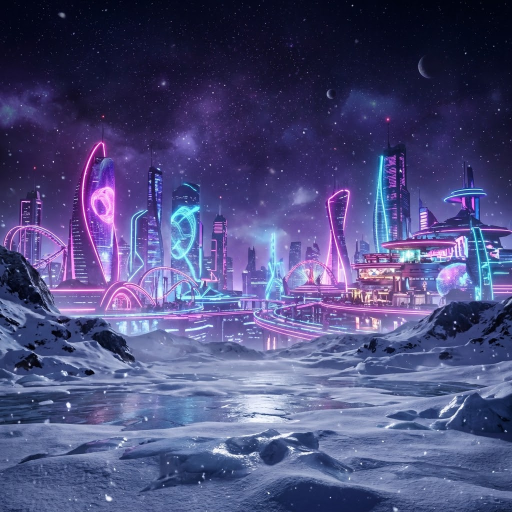
#> input picture groot-art/bg_contraxia_sheet.jpg, 1024 x 1024 px (shown at 1/2 size)
$ python -i kolaze.py   (imports and definitions only)
#> lines starting #> are read from the running program, lines starting #| are printed output that depends on the picture
#> further down, picture is the input picture: PIL image 1024x1024 RGB; mean R, G, B 77.5, 77.5, 125.2
"""Kolaże 2-3 zdjęć z jednego wydarzenia dla zegarów biurkowych (płótno 800×450, 16:9).

Zdjęcia biorą się z eksportu (to, co już jest w archiwum). Układy są różne (obok siebie, duże z wstawką,
duże i małe zachodzące na siebie, trójka, polaroidy w wachlarzu, okno na rozmytym tle), tła też: rozmyte
zdjęcie, papier, a okazjonalnie motyw (zima / święta, urodziny, wiosna, lato, jesień).

Ważna treść mieści się w środkowym pasie 4:3 (x 100-700), bo zegar 320×240 obetnie boki - wpis spisu
dostaje f = ten pas. Tło może sięgać krawędzi.
"""
from __future__ import annotations

import hashlib
import io
import math
import random
import re
from datetime import datetime

from PIL import Image, ImageDraw, ImageFilter, ImageOps

import wybor

W, H = 800, 450
SAFE_X0, SAFE_X1 = 100, 700
SAFE_BOX = [round(SAFE_X0 / W, 3), 0.0, round((SAFE_X1 - SAFE_X0) / W, 3), 1.0]
MAX_JPEG = 300 * 1024


# ------------------------------------------------------------------ dobór grup


def collage_id(ids: list[str]) -> str:
    return hashlib.sha1(("kolaz:" + "|".join(ids)).encode()).hexdigest()[:12]


# [20 lines left out: function groups, not called in this run]


def _score(e: dict) -> int:
    return int((e.get("review") or {}).get("s", 0))


# [70 lines left out: functions index_entry, focus_point, cover_box, cover, important_boxes, to_canvas, not called in this run]


def overlap(a: tuple, b: tuple) -> float:
    return max(0.0, min(a[2], b[2]) - max(a[0], b[0])) * max(0.0, min(a[3], b[3]) - max(a[1], b[1]))


# ------------------------------------------------------------------ karty (zdjęcie z ramką i cieniem)


def card(photo: Image.Image, border: int = 8, bottom: int | None = None, angle: float = 0.0,
         radius: int = 0, round_mask: bool = False) -> Image.Image:
    """Zdjęcie w białej ramce (polaroid: grubszy dół) z miękkim cieniem, obrócone o [angle] stopni; RGBA."""
#> called with border = 8, angle = 0, radius = 0, round_mask = False
    pw, ph = photo.size
#> pw = 1024; ph = 1024
    bottom = border if bottom is None else bottom
    fw, fh = pw + 2 * border, ph + border + bottom
#> fw = 1040; fh = 1040
    if round_mask:
        frame = Image.new("RGBA", (fw, fh), (0, 0, 0, 0))
        d = ImageDraw.Draw(frame)
        d.ellipse((0, 0, fw - 1, fh - 1), fill=(255, 255, 255, 255))
        mask = Image.new("L", (pw, ph), 0)
        ImageDraw.Draw(mask).ellipse((0, 0, pw - 1, ph - 1), fill=255)
        frame.paste(photo, (border, border), mask)
    else:
        frame = Image.new("RGBA", (fw, fh), (250, 250, 247, 255))
        frame.paste(photo, (border, border))
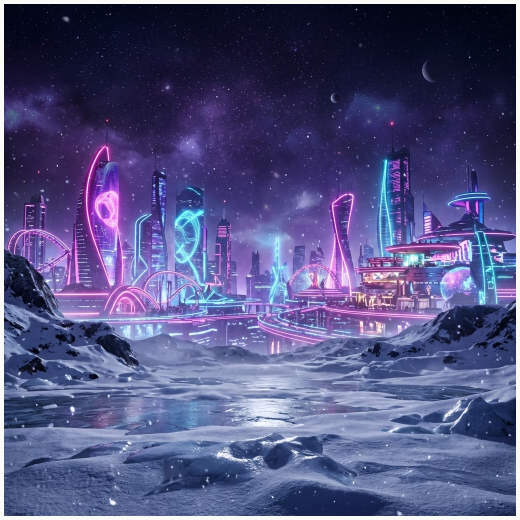
#> frame: PIL image 1040x1040 RGBA (shown at 1/2 size); mean R, G, B, A 82.8, 82.7, 128.9, 255
        if radius:
            mask = Image.new("L", (fw, fh), 0)
            ImageDraw.Draw(mask).rounded_rectangle((0, 0, fw - 1, fh - 1), radius, fill=255)
            frame.putalpha(mask)
    pad = 18
    shadow = Image.new("RGBA", (fw + 2 * pad, fh + 2 * pad), (0, 0, 0, 0))
#> shadow: PIL image 1076x1076 RGBA; every value is 0
    alpha = frame.getchannel("A").point(lambda a: a * 0.55)
#> alpha: PIL image 1040x1040 L; every value is 140
    shadow.paste((0, 0, 0, 255), (pad + 4, pad + 6), alpha)
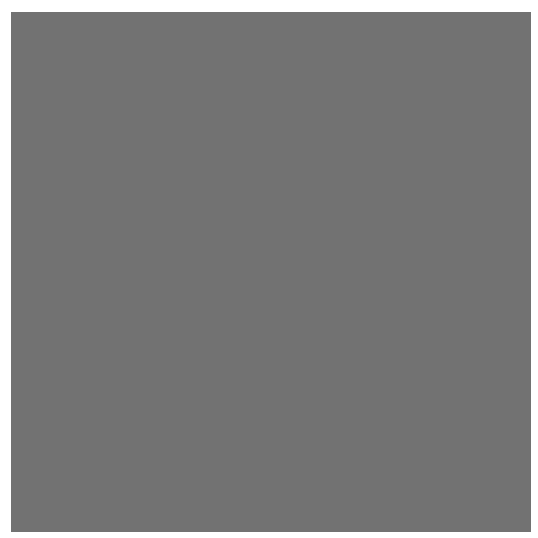
#> shadow: PIL image 1076x1076 RGBA (shown at 1/2 size); mean R, G, B, A 0, 0, 0, 130.8; transparent parts drawn white
    shadow = shadow.filter(ImageFilter.GaussianBlur(7))
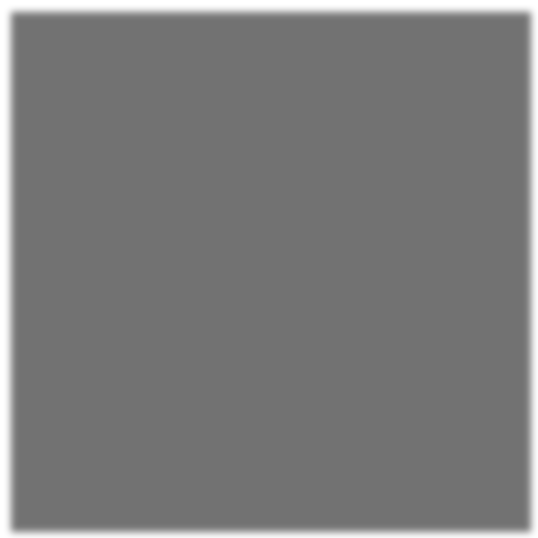
#> shadow: PIL image 1076x1076 RGBA (shown at 1/2 size); mean R, G, B, A 0, 0, 0, 130.8; transparent parts drawn white
    shadow.alpha_composite(frame, (pad, pad))
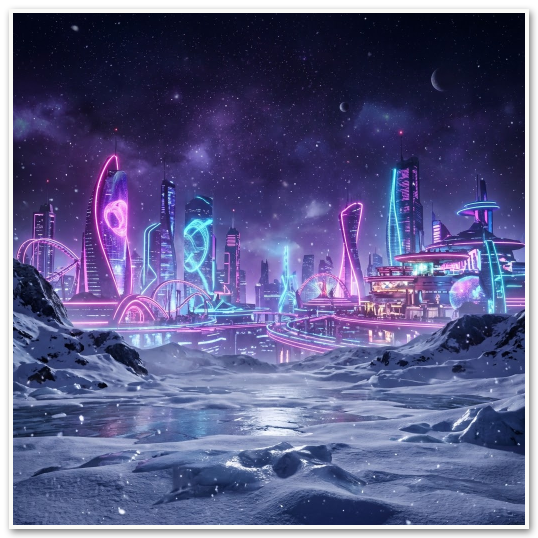
#> shadow: PIL image 1076x1076 RGBA (shown at 1/2 size); mean R, G, B, A 77.3, 77.3, 120.4, 240; transparent parts drawn white
    if angle:
        shadow = shadow.rotate(angle, resample=Image.BICUBIC, expand=True)
    return shadow


def place(canvas: Image.Image, item: Image.Image, cx: float, cy: float) -> None:
    canvas.alpha_composite(item, (round(cx - item.width / 2), round(cy - item.height / 2)))


# ------------------------------------------------------------------ tła


# [90 lines left out: functions theme_of, gradient, background, not called in this run]


# ------------------------------------------------------------------ układy


def _tilt(rng: random.Random, lo: float = 1.5, hi: float = 5.0) -> float:
    return rng.choice((-1, 1)) * rng.uniform(lo, hi)


# [73 lines left out: functions layout_obok, wstawka_spot, layout_wstawka, layout_duze_male, layout_okno, layout_trojka and 1 more, not called in this run]


LAYOUTS = {
    2: [("obok", layout_obok), ("wstawka", layout_wstawka), ("duze_male", layout_duze_male), ("okno", layout_okno)],
    3: [("trojka", layout_trojka), ("polaroidy", layout_polaroidy)],
}


# [29 lines left out: functions render, save_jpeg, not called in this run]


def open_rgb(path: str) -> Image.Image:
    with Image.open(path) as im:
        return ImageOps.exif_transpose(im).convert("RGB")

>>> from PIL import Image
>>> picture = Image.open('../../../groot-art/bg_contraxia_sheet.jpg')
>>> result = card(picture)
